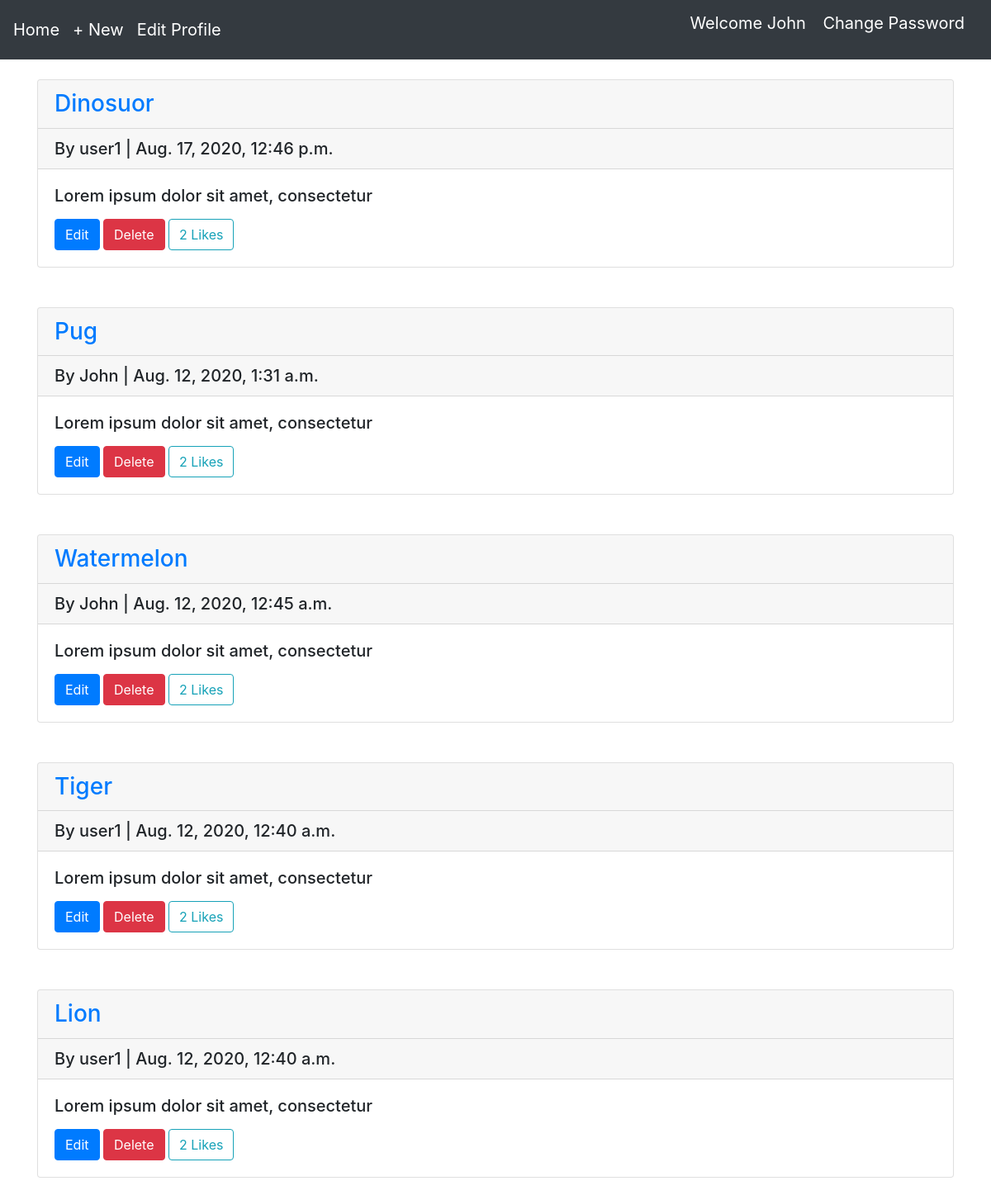
/articles/ (signed in), run on the app's committed database.
### users/models.py (models this page shows)
class CustomUser(AbstractUser):
    age = models.PositiveIntegerField(null=True, blank=True)
    sex = models.CharField(max_length=10)

### articles/models.py (models this page shows, shortened)
class Article(models.Model):
    title = models.CharField(max_length=250)
    author = models.ForeignKey(CustomUser, on_delete=models.CASCADE, related_name='articles')
    image = models.ImageField(null=True, blank=True, upload_to='images/')
    body = RichTextField()
    date = models.DateTimeField(auto_now_add=True)
    likes = models.ManyToManyField(CustomUser, related_name='articles_post')

### articles/views.py (the view)
# urls.py: path('', ArticleListView.as_view(), name='article_list'),
class ArticleListView(LoginRequiredMixin, ListView):
    model = Article
    ordering = ['-date']
    template_name = 'list_article.html'
    login_url = 'login'

### templates/list_article.html (shortened to what this page needs)
{% extends 'base.html' %}
{% block content %}
{% for article in object_list %}
<div class="card">
    <h3 class="card-header"><a href="{% url 'article_detail' article.pk %}">{{ article.title }}</a></h3>
    <h5 class="card-header">By {{ article.author }} | {{ article.date }}</h5>
   <div class="card-body">
    <h5 class="card-title">{{ article.body|slice:50|safe }}</h5>
    <a href="{% url 'article_edit' article.pk %}" class="btn btn-primary">Edit</a>
    <a href="{% url 'article_delete' article.pk %}" class="btn btn-danger">Delete</a>
    <button type="button" class="btn btn-outline-info">{{ article.likes.count }} Likes</button>
   </div>
</div>
{% endfor %}
{% endblock %}

### templates/base.html (shortened to what this page needs)
<!doctype html>
<html lang="en">
  <head>
    <link rel="stylesheet" href="https://stackpath.bootstrapcdn.com/bootstrap/4.3.1/css/bootstrap.min.css">
  </head>
  <body>
    <nav class="navbar navbar-expand-md navbar-dark bg-dark mb-4">
    <a class="navbar-brand" href="{% url 'home' %}">Home</a>
     {% if user.is_authenticated %}
        <a class="navbar-brand" href="{% url 'article_create' %}">+ New</a>
        <a class="navbar-brand" href="{% url 'edit_profile' %}">Edit Profile</a>
     {% endif %}
    <div class="collapse navbar-collapse" id="navbarCollapse">
        {% if user.is_authenticated %}
            <ul class="navbar-nav ml-auto">
                <li class="nav-item">
                    <p class="navbar-brand"> Welcome {{ user.username }} </p>
                    <a class="navbar-brand" href="{% url 'password_change' %}">Change Password</a>
                </li>
            </ul>
        {% else %}
            <form class="form-inline ml-auto">
                <a href="{% url 'login' %}" class="btn btn-outline-secondary">Login</a>
                <a href="{% url 'signup' %}" class="btn btn-primary ml-2">Sign up</a>
            </form>
        {% endif %}
    </div>
</nav>
<div class="container">
{% block content %}
{% endblock content %}
</div>
  </body>
</html>

### data on the page
CustomUser: username "John"
Article: title "Dinosuor", author "user1", date "Aug. 17, 2020, 12:46 p.m.", body "Lorem ipsum dolor sit amet, consectetur", likes.count "2"
Article: title "Pug", author "John", date "Aug. 12, 2020, 1:31 a.m.", body "Lorem ipsum dolor sit amet, consectetur", likes.count "2"
Article: title "Watermelon", author "John", date "Aug. 12, 2020, 12:45 a.m.", body "Lorem ipsum dolor sit amet, consectetur", likes.count "2"
Article: title "Tiger", author "user1", date "Aug. 12, 2020, 12:40 a.m.", body "Lorem ipsum dolor sit amet, consectetur", likes.count "2"
Article: title "Lion", author "user1", date "Aug. 12, 2020, 12:40 a.m.", body "Lorem ipsum dolor sit amet, consectetur", likes.count "2"
